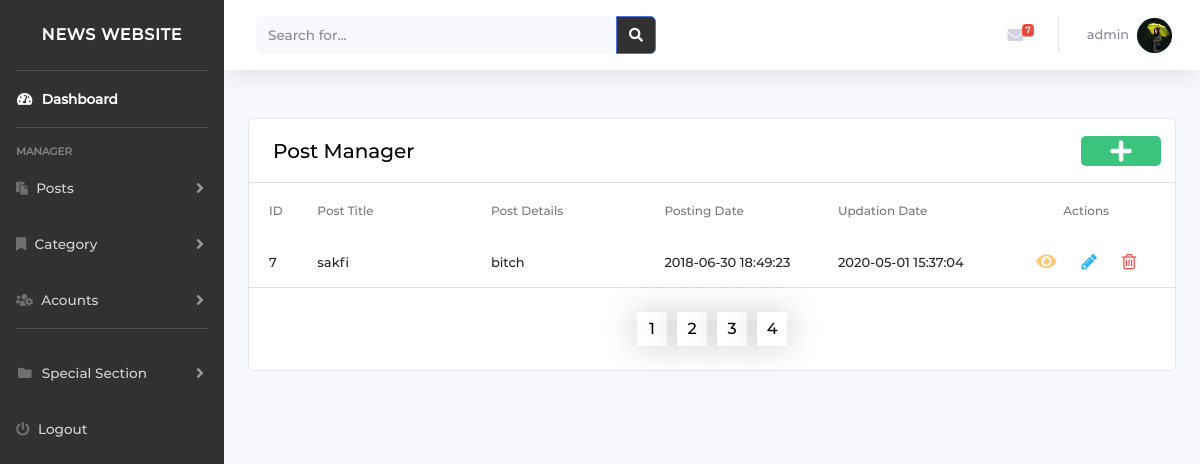
Page /admin/post_manager.php (signed in) on the earlier database version.
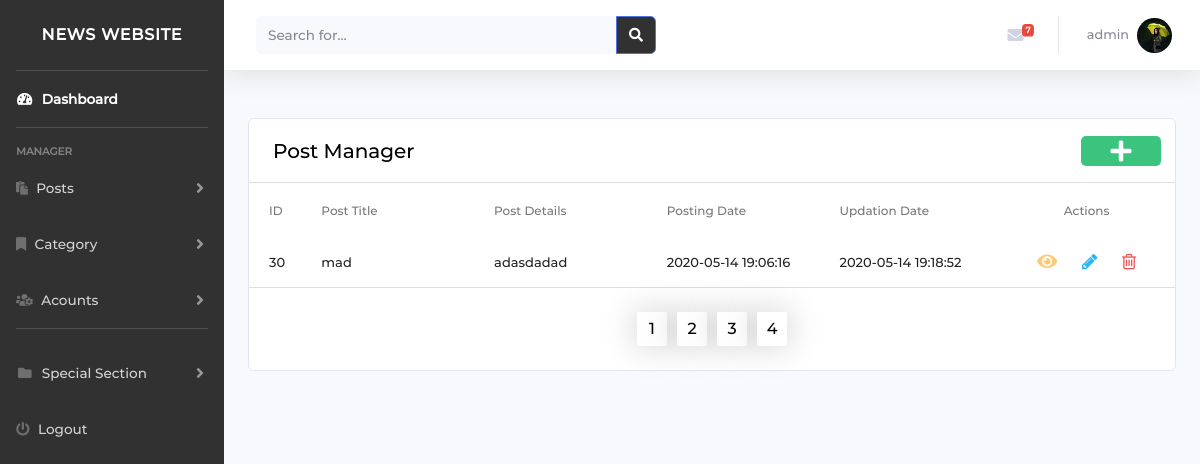
Same page on the later database version.
### tables this page shows
CREATE TABLE `tblposts` (
  `id` int(11) NOT NULL,
  `PostTitle` longtext DEFAULT NULL,
  `CategoryId` int(11) DEFAULT NULL,
  `SubCategoryId` int(11) DEFAULT NULL,
  `PostDetails` longtext DEFAULT NULL,
  `PostingDate` timestamp NULL DEFAULT current_timestamp(),
  `UpdationDate` timestamp NULL DEFAULT NULL ON UPDATE current_timestamp(),
  `Is_Active` int(1) DEFAULT NULL,
  `PostUrl` mediumtext DEFAULT NULL,
  `PostImage` varchar(255) DEFAULT NULL,
  `Approved` varchar(255) NOT NULL DEFAULT 'no',
  `CommentsCout` int(255) DEFAULT NULL,
  `Rank` int(255) DEFAULT 0
);

### admin/config/permissions.php (called while the page is built, shortened)
<?php
$permissions = [
    "dashboard.php" => ['admin', 'author'],
    "post_manager.php" => ['admin', 'author'],
    "change_image.php" => ['admin', 'author'],
    "add_post.php" => ['admin', 'author'],
    "edit_post.php" => ['admin', 'author'],
    "category_manager.php" => ['admin', 'author'],
    "edit_category.php" => ['admin', 'author'],
    "add_category.php" => ['admin'],
    "approved_post.php"=>['admin'],
    "manage_accounts.php" =>['admin'],
    "accounts_logic.php"=>['admin'],
    "add_users.php"=>['admin'],
    "account_activat.php"=>['admin'],
    "activat.php"=>['admin'],
    "navbar.php" =>['admin'],
    "top.php" =>['admin'],
    "footer.php" =>['admin'],
    "bracking_news.php" =>['admin'],
    "add_brackingnews.php" =>['admin']
];
function checkPermision($pageName, $role)
{
    global $permissions;
    $roles = $permissions[$pageName];
    for ($i = 0; $i < count($roles); $i++) {
        if ($role == $roles[$i])
            return true;
    }
    return false;
}

### admin/config/dbcon.php (called while the page is built, shortened)
<?php
require("connection.php");
$dbhost = "localhost";
 $dbuser = "Skafi";
 $dbpass = "mahmoudskafi00";
 $db = "news_db";
$conDb = new connection($dbhost,$dbuser ,$dbpass,$db);

### admin/config/connection.php (called while the page is built, shortened)
<?php
class connection
{
    function doSelectQuery($con, $sql)
    {
        $status = false;
        $data = array();
        $result = mysqli_query($con, $sql);
        $i = 0;
        $rows = mysqli_num_rows($result);
        while ($row = mysqli_fetch_array($result, MYSQLI_ASSOC)) {
            $data[$i] = $row;
            $status = true;
            $i += 1;
        }
        return ['status' => $status, 'data' => $data, 'rows' => $rows];
    }
}

### admin/post_manager.php (the view, shortened to what the rows shown need)
<?php
include('./config/dbcon.php');
include('./config/permissions.php');
$pagename = basename($_SERVER['PHP_SELF']);
$role = $_SESSION['roles'];
if (checkPermision($pagename, $role)) {
    if (isset($_SESSION['username'])) {
        if ($_GET['action'] = 'del') {
?>
            <!DOCTYPE html>
            <html lang="en">
            <head>
                <?php require './include/links.php' ?>
            </head>
            <body>
                <?php require './include/navbar.php' ?>
                <br>
                <div class="container">
                    <div class="row">
                        <div id="admin" class="col s12">
                            <div class="card material-table">
                                <table id="datatable">
                                    <thead class="head-tr-costom">
                                        <tr>
                                            <th>ID</th>
                                            <th>Post Title</th>
                                            <th>Post Details</th>
                                            <th>Posting Date</th>
                                            <th>Updation Date</th>
                                            <th style="display: flex;align-items: center;justify-content: center;">Actions</th>
                                        </tr>
                                    </thead>
                                    <tbody class="custom-tr">
                                        <?php
                                        if ($_SESSION['roles'] == 'admin') {
                                            $sql = $conDb->doSelectQuery($conn, "SELECT * FROM tblposts WHERE Is_Active='1' AND Approved='yes' ");
                                        } else if ($_SESSION['roles'] == 'author') {
                                            $sql = $conDb->doSelectQuery($conn, "SELECT * FROM tblposts WHERE Is_Active='1' AND Approved='yes' OR Approved='no' ");
                                        }
                                        $res_per_page = 1;
                                        if (!isset($_GET['page'])) {
                                            $page = 1;
                                        } else {
                                            $page = $_GET['page'];
                                        }
                                        $this_page_first_res = ($page - 1) * $res_per_page;
                                        if ($_SESSION['roles'] == 'admin') {
                                            $sql = $conDb->doSelectQuery($conn, "SELECT * FROM tblposts WHERE Is_Active=1 AND Approved='yes'  LIMIT " . $this_page_first_res . ',' . $res_per_page);
                                        } else  if ($_SESSION['roles'] == 'author') {
                                            $sql = $conDb->doSelectQuery($conn, "SELECT * FROM tblposts WHERE Is_Active=1 AND Approved='no' OR Approved='yes' LIMIT " . $this_page_first_res . ',' . $res_per_page);
                                        }
                                        ?>
                                        <?php
                                        if ($sql['rows'] > 0) {
                                            foreach ($sql['data'] as $row) {
                                        ?>
                                                <tr id="<?php echo $row['id']; ?>">
                                                    <td>
                                                        <?php echo $row['id']; ?>
                                                    </td>
                                                    <td>
                                                        <?php echo  htmlentities($row['PostTitle']); ?>
                                                    </td>
                                                    <td>
                                                        <?php echo htmlentities($row['PostDetails']);  ?>
                                                    </td>
                                                    <td>
                                                        <?php echo $row['PostingDate']; ?>
                                                    </td>
                                                    <td>
                                                        <?php echo $row['UpdationDate']; ?>
                                                    </td>
                                                    <td class="td-custom">
                                                        <div>
                                                            <a href="#" data-role="deletepost" data-id=<?php echo $row['id'] ?>>
                                                                <i class="fas fa-eye" style="color:#feca7a;"></i>
                                                            </a>
                                                            <a href="edit_post.php?pid=<?php echo $row['id']; ?>">
                                                                <i class="fa fa-pencil" style="color: #29b6f6;"></i>
                                                            </a>
                                                            <a href="#" data-role="deletepost" data-id=<?php echo $row['id'] ?>>
                                                                <i class="fa fa-trash-o" style="color: #f05050">
                                                                </i>
                                                            </a>
                                                        </div>
                                                    </td>
                                                </tr>
                                        <?php }
                                        } ?>
                                    </tbody>
                                </table>
                                <br>
                                <br>
                            </div>
                        </div>
                    </div>
                </div>
                <br>
                <br>
            </body>
            </html>
<?php
        }
    }
} else {
    echo "<script type='text/javascript'> document.location = '../dashboard.php'; </script>";
}
?>

Differences in the rows shown:
removed tblposts: id "7", PostTitle "sakfi", PostDetails "bitch", PostingDate "2018-06-30 18:49:23", UpdationDate "2020-05-01 15:37:04"
added tblposts: id "30", PostTitle "mad", PostDetails "adasdadad", PostingDate "2020-05-14 19:06:16", UpdationDate "2020-05-14 19:18:52"
